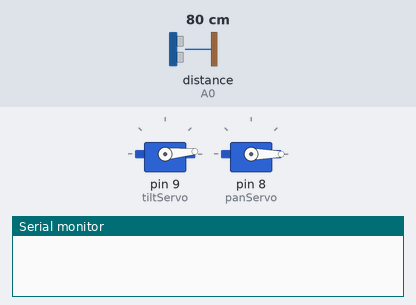
This sketch was run on a simulated Arduino Uno, built with avr-gcc and run on an emulated ATmega328P. Shown: 2 × servo, the last lines printed to the serial monitor. The inputs (shaded band) are chosen by the test bench; at power-on: distance to the obstacle (sensor on A0) 80 cm.

Above: at 0.1 s.
At 13.35 s:
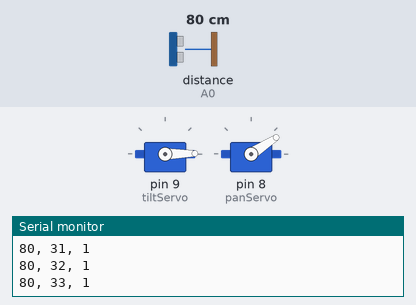
At 19.76 s:
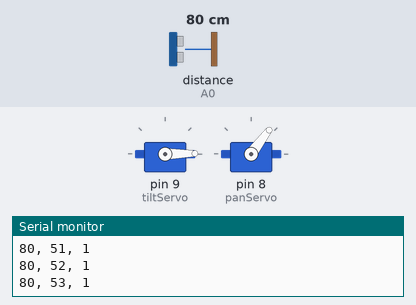
At 26.4 s:
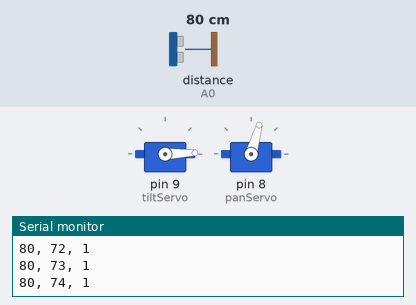
Timing chart, 0 to 40.0 s (numbered marks = the images above):
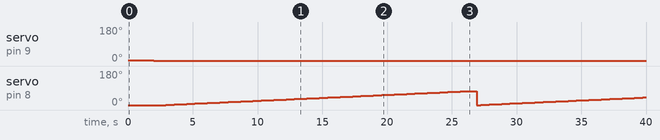

Measured:
- by itself, servo on pin 9 (tiltServo): 5° → 1° at 2.0 s, → 2° 24.3 s later
- by itself, servo on pin 8 (panServo): 0° → 1° at 2.9 s, → 2° 0.32 s later, → 3° 0.32 s later, → 4° 0.32 s later, … (115 changes in this stretch)

The sketch:

3DScanner.ino
```cpp
#include <Wire.h>
#include <SharpIR.h>
#include <Servo.h>

Servo panServo;
Servo tiltServo;

int tilt=0;
int pan=0;
int panSteps=75;
int tiltSteps=40;
int panIncrement=1;
int tiltIncrement=1;

int distance_cm;
char buffer[40];

SharpIR mySensor(SharpIR::GP2Y0A02YK0F, A0);

void setup()
{

  tiltServo.attach(9);
  panServo.attach(8);
  tiltServo.write(5);
  panServo.write(0);


  Serial.begin(9600);
}

void loop()
{

  delay(2000);
  for (tilt=1;tilt < 1+ tiltIncrement*tiltSteps;tilt+=tiltIncrement)  {
    tiltServo.write(tilt);
    delay(300);

    for (pan=0;pan<panIncrement*panSteps;pan+=panIncrement) {
      delay(300);
      panServo.write(pan);
      distance_cm = mySensor.getDistance();
      sprintf (buffer,"%d, %d, %d",distance_cm, pan, tilt);
      Serial.println(buffer);
    }
  }
  Serial.println("done");

  panServo.write(0);
  tiltServo.write(0);
}
```
